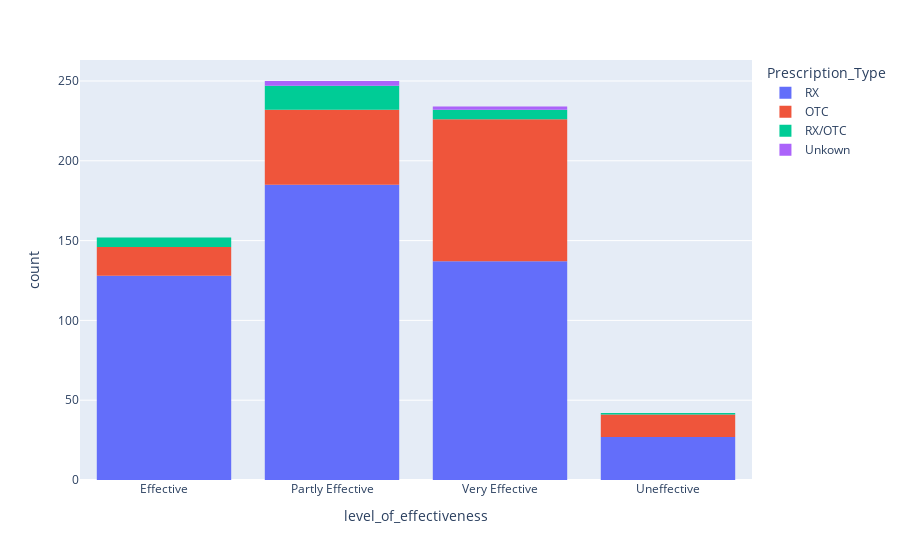

Notebook cell for this chart:
### Markdown cell above
**Which is more effective, OTC drugs or Rx?**

### Code cell
fig2= px.histogram(df,x= 'level_of_effectiveness',nbins=5,color='Prescription_Type')
fig2.show()

### Figure 1 — Plotly figure (JSON) as saved in the notebook; plotly's stock layout.template omitted (floating-point values rounded to 4 significant figures; data arrays with more than 128 entries replaced by an {"elided": "..."} marker saying what was removed)
{"data": [{"alignmentgroup": "True", "bingroup": "x", "hovertemplate": "Prescription_Type=RX<br>level_of_effectiveness=%{x}<br>count=%{y}<extra></extra>", "legendgroup": "RX", "marker": {"color": "#636efa", "pattern": {"shape": ""}}, "name": "RX", "nbinsx": 5, "offsetgroup": "RX", "orientation": "v", "showlegend": true, "type": "histogram", "x": {"elided": "477 str values"}, "xaxis": "x", "yaxis": "y"}, {"alignmentgroup": "True", "bingroup": "x", "hovertemplate": "Prescription_Type=OTC<br>level_of_effectiveness=%{x}<br>count=%{y}<extra></extra>", "legendgroup": "OTC", "marker": {"color": "#EF553B", "pattern": {"shape": ""}}, "name": "OTC", "nbinsx": 5, "offsetgroup": "OTC", "orientation": "v", "showlegend": true, "type": "histogram", "x": {"elided": "168 str values"}, "xaxis": "x", "yaxis": "y"}, {"alignmentgroup": "True", "bingroup": "x", "hovertemplate": "Prescription_Type=RX/OTC<br>level_of_effectiveness=%{x}<br>count=%{y}<extra></extra>", "legendgroup": "RX/OTC", "marker": {"color": "#00cc96", "pattern": {"shape": ""}}, "name": "RX/OTC", "nbinsx": 5, "offsetgroup": "RX/OTC", "orientation": "v", "showlegend": true, "type": "histogram", "x": ["Partly Effective", "Partly Effective", "Partly Effective", "Very Effective", "Effective", "Partly Effective", "Partly Effective", "Effective", "Partly Effective", "Partly Effective", "Partly Effective", "Effective", "Effective", "Very Effective", "Very Effective", "Effective", "Partly Effective", "Very Effective", "Partly Effective", "Uneffective", "Partly Effective", "Very Effective", "Partly Effective", "Very Effective", "Partly Effective", "Effective", "Partly Effective", "Partly Effective"], "xaxis": "x", "yaxis": "y"}, {"alignmentgroup": "True", "bingroup": "x", "hovertemplate": "Prescription_Type=Unkown<br>level_of_effectiveness=%{x}<br>count=%{y}<extra></extra>", "legendgroup": "Unkown", "marker": {"color": "#ab63fa", "pattern": {"shape": ""}}, "name": "Unkown", "nbinsx": 5, "offsetgroup": "Unkown", "orientation": "v", "showlegend": true, "type": "histogram", "x": ["Very Effective", "Partly Effective", "Partly Effective", "Partly Effective", "Very Effective"], "xaxis": "x", "yaxis": "y"}], "layout": {"barmode": "relative", "legend": {"title": {"text": "Prescription_Type"}, "tracegroupgap": 0}, "margin": {"t": 60}, "xaxis": {"anchor": "y", "domain": [0, 1], "title": {"text": "level_of_effectiveness"}}, "yaxis": {"anchor": "x", "domain": [0, 1], "title": {"text": "count"}}}}
